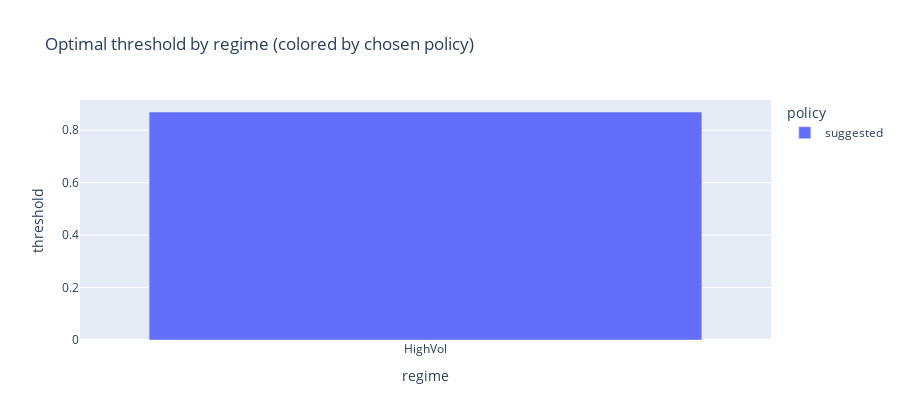

Notebook source saved alongside this figure:
### Code cell
fig = px.bar(best_regime, x="regime", y="threshold", color="policy", title="Optimal threshold by regime (colored by chosen policy)")
fig.update_layout(height=420)
fig

### Figure 1 — Plotly figure (JSON) as saved in the notebook; plotly's stock layout.template omitted (floating-point values rounded to 4 significant figures)
{"data": [{"hovertemplate": "policy=suggested<br>regime=%{x}<br>threshold=%{y}<extra></extra>", "legendgroup": "suggested", "marker": {"color": "#636efa", "pattern": {"shape": ""}}, "name": "suggested", "orientation": "v", "showlegend": true, "textposition": "auto", "type": "bar", "x": ["HighVol"], "xaxis": "x", "y": [0.8693], "yaxis": "y"}], "layout": {"barmode": "relative", "height": 420, "legend": {"title": {"text": "policy"}, "tracegroupgap": 0}, "title": {"text": "Optimal threshold by regime (colored by chosen policy)"}, "xaxis": {"anchor": "y", "domain": [0, 1], "title": {"text": "regime"}}, "yaxis": {"anchor": "x", "domain": [0, 1], "title": {"text": "threshold"}}}}
